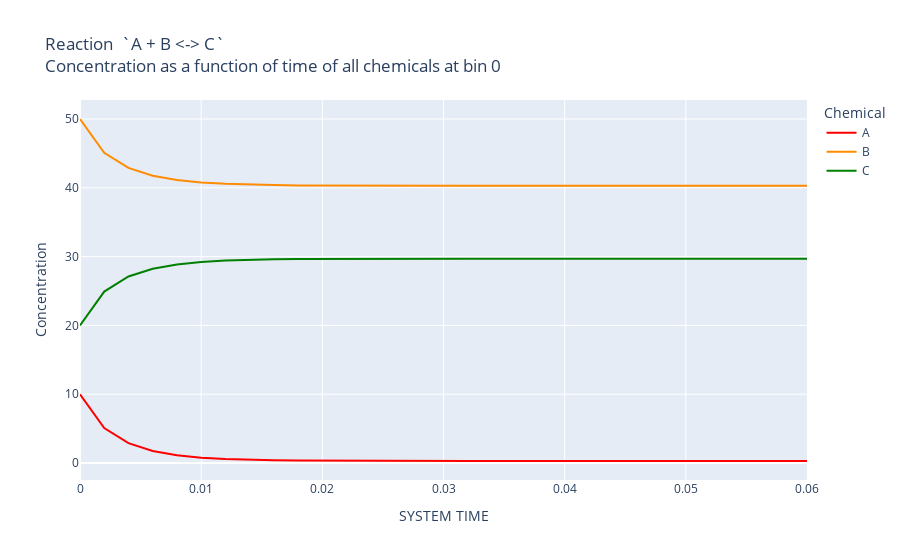

Here is the notebook cell this chart was saved with:
### Markdown cell above
## Plots of changes of concentration with time

### Code cell
bio.plot_history_single_bin(bin_address=0, 
                            title_prefix="Reaction  `A + B <-> C`")

### Figure 1 — Plotly figure (JSON) as saved in the notebook; plotly's stock layout.template omitted (floating-point values rounded to 4 significant figures)
{"data": [{"hovertemplate": "Chemical=A<br>SYSTEM TIME=%{x}<br>Concentration=%{y}<extra></extra>", "legendgroup": "A", "line": {"color": "red", "dash": "solid", "shape": "linear"}, "marker": {"symbol": "circle"}, "mode": "lines", "name": "A", "orientation": "v", "showlegend": true, "type": "scatter", "x": [0, 0.002, 0.004, 0.006, 0.008, 0.01, 0.012, 0.014, 0.016, 0.018, 0.02, 0.022, 0.024, 0.026, 0.028, 0.03, 0.032, 0.034, 0.036, 0.038, 0.04, 0.042, 0.044, 0.046, 0.048, 0.05, 0.052, 0.054, 0.056, 0.058, 0.06], "xaxis": "x", "y": [10, 5.08, 2.89, 1.759, 1.137, 0.7849, 0.5816, 0.4633, 0.394, 0.3532, 0.3293, 0.3152, 0.3068, 0.3019, 0.299, 0.2973, 0.2963, 0.2957, 0.2954, 0.2952, 0.2951, 0.295, 0.2949, 0.2949, 0.2949, 0.2949, 0.2949, 0.2949, 0.2949, 0.2949, 0.2949], "yaxis": "y"}, {"hovertemplate": "Chemical=B<br>SYSTEM TIME=%{x}<br>Concentration=%{y}<extra></extra>", "legendgroup": "B", "line": {"color": "darkorange", "dash": "solid", "shape": "linear"}, "marker": {"symbol": "circle"}, "mode": "lines", "name": "B", "orientation": "v", "showlegend": true, "type": "scatter", "x": [0, 0.002, 0.004, 0.006, 0.008, 0.01, 0.012, 0.014, 0.016, 0.018, 0.02, 0.022, 0.024, 0.026, 0.028, 0.03, 0.032, 0.034, 0.036, 0.038, 0.04, 0.042, 0.044, 0.046, 0.048, 0.05, 0.052, 0.054, 0.056, 0.058, 0.06], "xaxis": "x", "y": [50, 45.08, 42.89, 41.76, 41.14, 40.78, 40.58, 40.46, 40.39, 40.35, 40.33, 40.32, 40.31, 40.3, 40.3, 40.3, 40.3, 40.3, 40.3, 40.3, 40.3, 40.29, 40.29, 40.29, 40.29, 40.29, 40.29, 40.29, 40.29, 40.29, 40.29], "yaxis": "y"}, {"hovertemplate": "Chemical=C<br>SYSTEM TIME=%{x}<br>Concentration=%{y}<extra></extra>", "legendgroup": "C", "line": {"color": "green", "dash": "solid", "shape": "linear"}, "marker": {"symbol": "circle"}, "mode": "lines", "name": "C", "orientation": "v", "showlegend": true, "type": "scatter", "x": [0, 0.002, 0.004, 0.006, 0.008, 0.01, 0.012, 0.014, 0.016, 0.018, 0.02, 0.022, 0.024, 0.026, 0.028, 0.03, 0.032, 0.034, 0.036, 0.038, 0.04, 0.042, 0.044, 0.046, 0.048, 0.05, 0.052, 0.054, 0.056, 0.058, 0.06], "xaxis": "x", "y": [20, 24.92, 27.11, 28.24, 28.86, 29.22, 29.42, 29.54, 29.61, 29.65, 29.67, 29.68, 29.69, 29.7, 29.7, 29.7, 29.7, 29.7, 29.7, 29.7, 29.7, 29.71, 29.71, 29.71, 29.71, 29.71, 29.71, 29.71, 29.71, 29.71, 29.71], "yaxis": "y"}], "layout": {"autosize": true, "legend": {"title": {"text": "Chemical"}, "tracegroupgap": 0}, "title": {"text": "Reaction  `A + B <-> C`<br>Concentration as a function of time of all chemicals at bin 0"}, "xaxis": {"anchor": "y", "autorange": true, "domain": [0, 1], "range": [0, 0.06], "title": {"text": "SYSTEM TIME"}, "type": "linear"}, "yaxis": {"anchor": "x", "autorange": true, "domain": [0, 1], "range": [-2.467, 52.76], "title": {"text": "Concentration"}, "type": "linear"}}}
